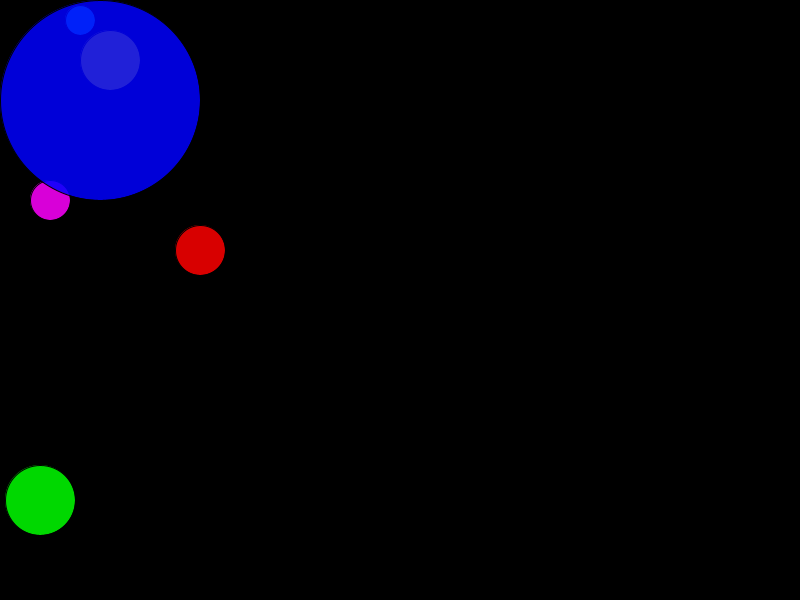
Frame 1 (no input)
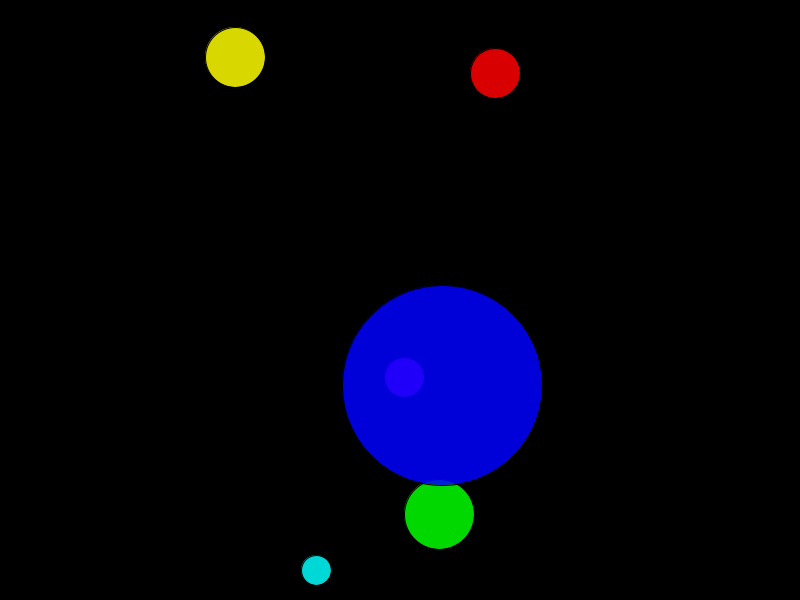
Frame 60 (the mouse pressed at the canvas centre just before this capture)
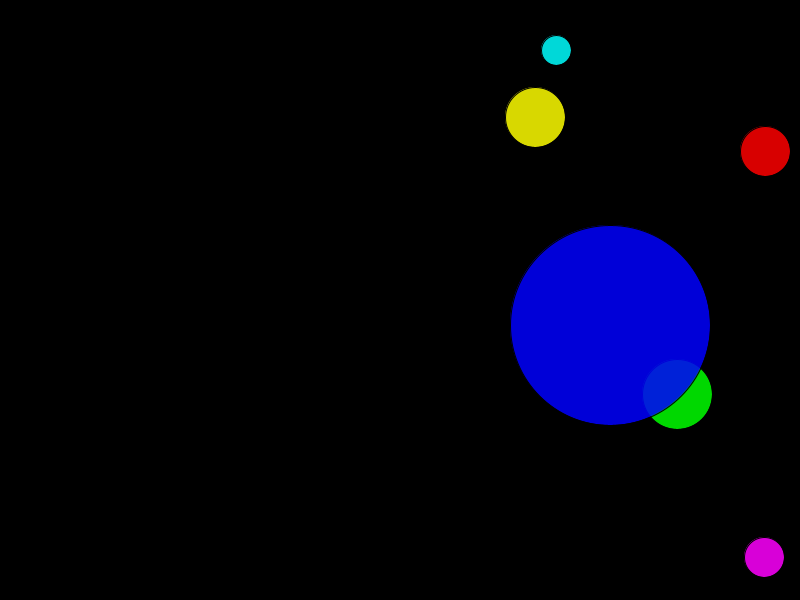
Frame 120 (the mouse held since frame 60 and released just before this capture)

The Processing sketch that drew these frames (run headless with seeded random() and noise(); from frame 60 on, the mouse is pressed at the canvas centre):

// Processing sketch: bouncing_balls
// ── bouncing_balls.pde
int[] x= {
  50, 200, 110, 40, 80, 100
};
int[] y= {
  200, 250, 60, 500, 20, 100
};
int[] sz= {
  40, 50, 60, 70, 30, 200
};
int[] xspeed= {
  6, 5, -5, -7, 4, -6
};
int[] yspeed= {
  3, -3, -1, 2, 10, -5
};
int[] colors= {
  300, 0, 60, 120, 180, 240
};

void setup() {
  size(800, 600);
  colorMode(HSB, 360, 100, 100, 100);
}

void draw() {
  background(0);
  for (int i=0; i<x.length; i++) {
    fill(colors[i], 100, 100, 85);
    ellipse(x[i], y[i], sz[i], sz[i]);
    x[i]+=xspeed[i];
    y[i]+=yspeed[i];
    if (x[i]+sz[i]/2>width ||x[i]-sz[i]/2<0) {
      xspeed[i]=-xspeed[i];
    }
    if (y[i]+sz[i]/2>height ||y[i]-sz[i]/2<0) {
      yspeed[i]=-yspeed[i];
    }
  }
}
